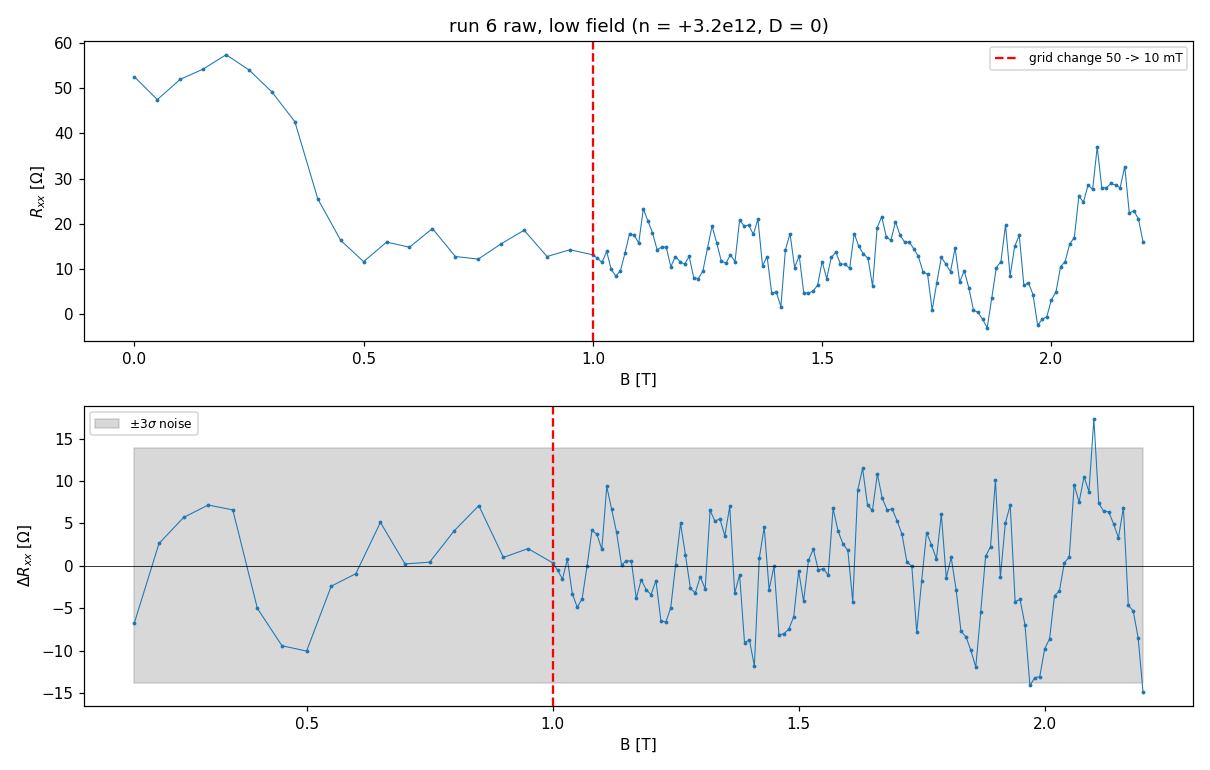

Recreate this plot in Python.
"""Is there oscillation POWER below 1 T in run 6?

The sub-1 T leg (50 mT) aliases the 7.3 T comb in *frequency*, but aliasing
preserves *power*. So: detrend in sliding B windows and compare the residual
RMS to the point-to-point noise floor. A grid-independent onset statement.
"""
import numpy as np, matplotlib
matplotlib.use("Agg")
import matplotlib.pyplot as plt
from hera.analysis import open_run

r = open_run("data/6"); mc = r.meta["measurement_config"]
B = r.col("magnet_field"); I = r.col("sr0_X") / mc["sr0_gain"]; R = r.col("sr1_X") / I
o = np.argsort(B); B, R = B[o], R[o]

# noise floor: 2nd difference of the dense 10 mT leg at high B, where the
# oscillation is slow in B -> 2nd diff is dominated by white noise.
hi = B > 8.0
nz = np.std(np.diff(R[hi], 2)) / np.sqrt(6)
print(f"white-noise sigma (from 2nd diff, B>8 T): {nz:.3f} Ohm   (R ~ {np.median(R[hi]):.0f} Ohm)")

print(f"\n{'B window':>14} {'npts':>5} {'dB':>7} {'resid RMS':>10} {'/sigma':>8}  verdict")
for lo, hi_ in ((0.15, 0.30), (0.30, 0.50), (0.50, 0.75), (0.75, 1.00),
                (1.00, 1.30), (1.30, 1.70), (1.70, 2.20)):
    m = (B >= lo) & (B < hi_)
    if m.sum() < 6:
        print(f"{lo:6.2f}-{hi_:5.2f} {m.sum():5d}   too few points")
        continue
    bb, rr = B[m], R[m]
    p = np.polyfit(bb, rr, min(3, m.sum() - 2))
    res = rr - np.polyval(p, bb)
    rms = np.std(res)
    print(f"{lo:6.2f}-{hi_:5.2f} {m.sum():5d} {np.median(np.diff(bb))*1e3:6.0f}mT "
          f"{rms:10.3f} {rms/nz:8.1f}  {'OSCILLATING' if rms/nz > 4 else 'noise-floor'}")

fig, ax = plt.subplots(2, 1, figsize=(11, 7))
m = B <= 2.2
ax[0].plot(B[m], R[m], ".-", ms=3, lw=0.7)
ax[0].axvline(1.0, color="r", ls="--", label="grid change 50 -> 10 mT")
ax[0].set_xlabel("B [T]"); ax[0].set_ylabel(r"$R_{xx}$ [$\Omega$]")
ax[0].set_title("run 6 raw, low field (n = +3.2e12, D = 0)"); ax[0].legend(fontsize=8)
mm = (B >= 0.15) & (B <= 2.2)
bb, rr = B[mm], R[mm]
res = rr - np.polyval(np.polyfit(bb, rr, 7), bb)
ax[1].plot(bb, res, ".-", ms=3, lw=0.7)
ax[1].axhline(0, color="k", lw=0.5)
ax[1].fill_between([0.15, 2.2], -3 * nz, 3 * nz, color="grey", alpha=0.3, label=r"$\pm3\sigma$ noise")
ax[1].axvline(1.0, color="r", ls="--")
ax[1].set_xlabel("B [T]"); ax[1].set_ylabel(r"$\Delta R_{xx}$ [$\Omega$]"); ax[1].legend(fontsize=8)
fig.tight_layout(); fig.savefig("hera_scratch/onset_lowB.png", dpi=110)
print("\nwrote hera_scratch/onset_lowB.png")
